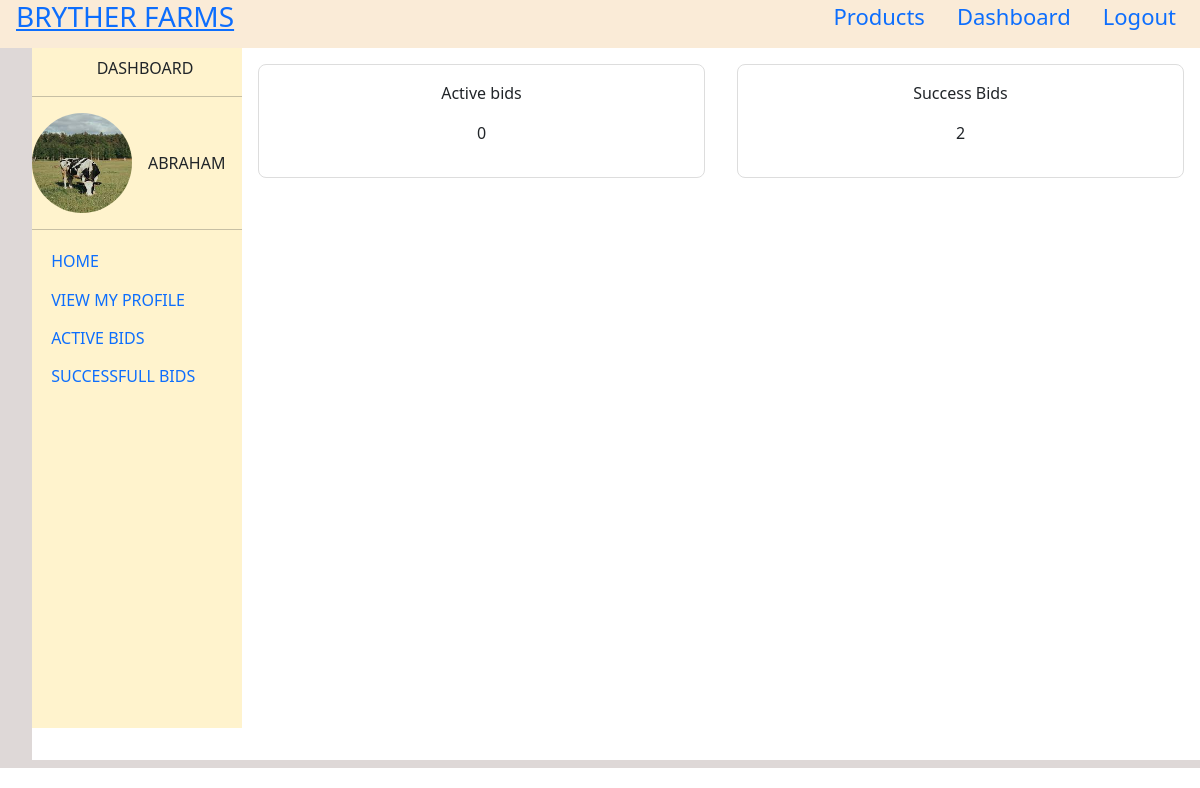
/dashboard.php (signed in), run on the app's committed database.
### tables this page shows
CREATE TABLE `users` (
  `user_id` int NOT NULL,
  `username` varchar(255) NOT NULL,
  `email` varchar(255) NOT NULL,
  `password` varchar(255) NOT NULL,
  `role` int NOT NULL DEFAULT '0',
  `status` int NOT NULL DEFAULT '1',
  `phone` int DEFAULT NULL,
  `town` varchar(255) DEFAULT NULL,
  `profile_image` varchar(255) DEFAULT NULL,
  `otp` int DEFAULT NULL
);

### dashboard.php (the view, shortened to what this page needs)
<?php
$uid=$_SESSION["uid"];
include "connection.php";
$user="select * from users where user_id=$uid";
$user_run=mysqli_query($conn,$user);
$users=mysqli_fetch_all($user_run,MYSQLI_ASSOC);
foreach ($users as $user){
    $username=$user["username"];
    $profile_image=$user["profile_image"];
}
include 'header.php';
?>
<div class="body">
<div class="main_content d-flex">
    <div id="sidebar" class="sidebar d-none d-md-block d-lg-block" >
        <p style="text-align: center; margin-left: 1rem;padding-top:0.5rem;text-transform: uppercase;">Dashboard</p>
        <hr>
        <div class="profile d-flex align-items-center">
            <img style='border-radius: 50%;' src='profiles/<?php echo$profile_image ?>' alt='Uploadprofile' width='100' height='100'>
            <p style="text-align: center; margin-left: 1rem;margin-top: 1rem;text-transform: uppercase;"><?php echo $username; ?></p>
        </div>
        <hr>
        <div class="contents ms-3">
            <li  class="list-unstyled my-2" ><a href="dashboard.php" class="text-decoration-none">Home</a></li>
            <li id="profile" class="list-unstyled my-2" id="profile"><a class="text-decoration-none">View My profile</a></li>
            <li id="bids" class="list-unstyled my-2" id="profile"><a class="text-decoration-none">Active Bids</a></li>
            <li id="successbids" class="list-unstyled my-2" id="profile"><a class="text-decoration-none" >Successfull Bids</a></li>
        </div>
    </div>
    <div class="content">
                <div style="display: flex;justify-content: center;" class="index index " id="index">
                    <div class="content">
                        <p class="text-center">Active bids</p>
                        <p class="text-center"><?php  $items="select * from biddings where user_id ='$uid' and status=0";
                            $items_run=mysqli_query($conn,$items);
                            $activebids=mysqli_num_rows($items_run);
                            echo $activebids
                            ?></p>
                    </div>
                    <div class="content">
                        <p class="text-center">Success Bids</p>
                        <p class="text-center"><?php  $items="select * from biddings where user_id ='$uid' and status=1";
                            $items_run=mysqli_query($conn,$items);
                            $activebids=mysqli_num_rows($items_run);
                            echo $activebids
                            ?></p>
                    </div>
            </div>
    </div>
</div>
</div>

### dashboard.php (style rules this page uses)
.body { height: 90vh; background-color:#DED8D7; padding:0rem 0rem 0rem 2rem; }
.main_content { background-color: #FFFF; height:89vh; }
.sidebar { width:16rem; height: 85vh; background-color: #fff3cd; }
.contents li { padding:0.2rem 0.2rem 0.2rem 0.2rem; margin:0rem 2rem 0rem 0rem; font-size: 16px; text-transform: uppercase; }
.content { display: flex; flex-direction: column; width: 100%; }
.content .index .content { border: 1px solid #ddd; border-radius: 8px; margin: 1rem; padding: 1rem; }

### data on the page
users: profile_image (picture), username "ABRAHAM"

### other printed values
$activebids "0"
$activebids "2"
